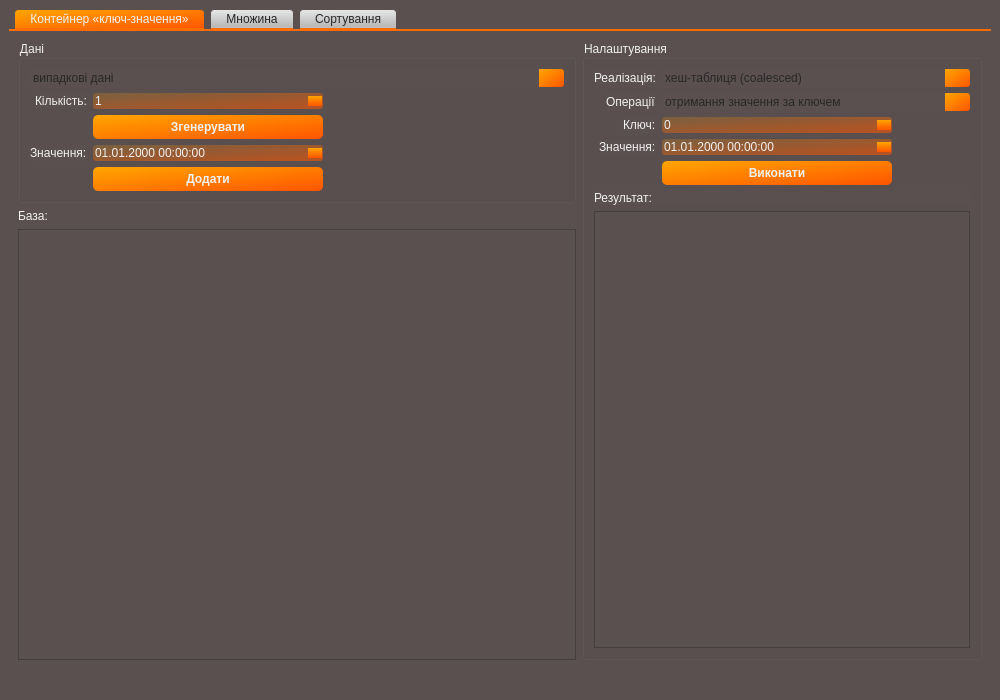
<?xml version="1.0" encoding="UTF-8"?>
<ui version="4.0">
 <class>MainWindow</class>
 <widget class="QMainWindow" name="MainWindow">
  <property name="geometry">
   <rect>
    <x>0</x>
    <y>0</y>
    <width>1000</width>
    <height>700</height>
   </rect>
  </property>
  <property name="windowTitle">
   <string>MainWindow</string>
  </property>
  <property name="styleSheet">
   <string notr="true">*{
	
	font: 10pt &quot;Arial&quot;;
	color: rgb(240, 240, 240);
	background-color: rgb(90, 80, 80)
}

/*BUTTON*/
QPushButton{
	background-color: qlineargradient(spread:pad, x1:0, y1:0, x2:1, y2:1, stop:0 rgba(255, 166, 0, 255), stop:1 rgba(255, 85, 0, 255));
border-radius:5px;
padding: 5px 15px;
font-weight:bold;
max-width:200px;
}
QPushButton:hover {
	background-color:qlineargradient(spread:pad, x1:0, y1:0, x2:1, y2:1, stop:0 rgba(255, 200, 96, 255), stop:1 rgba(255, 128, 65, 255));
}
QPushButton:pressed,
QPushButton:disabled{
	background-color: qlineargradient(spread:pad, x1:0, y1:0, x2:1, y2:1, stop:0 rgba(235, 146, 0, 160), stop:1 rgba(235, 65, 0, 180));
}

/*COMBOBOX*/
QComboBox {
	color: rgb(39, 39, 39);
    border-radius: 3px;
    padding: 1px 18px 1px 3px;
    min-width: 6em;
}
QComboBox:editable {
    background: white;
}
QComboBox:!editable, QComboBox::drop-down:editable {
     background: qlineargradient(x1: 0, y1: 0, x2: 0, y2: 1,
                                 stop: 0 #E1E1E1, stop: 0.4 #DDDDDD,
                                 stop: 0.5 #D8D8D8, stop: 1.0 #D3D3D3);
}
QComboBox:!editable:on, QComboBox::drop-down:editable:on {
    background: qlineargradient(x1: 0, y1: 0, x2: 0, y2: 1,
                                stop: 0 #D3D3D3, stop: 0.4 #D8D8D8,
                                stop: 0.5 #DDDDDD, stop: 1.0 #E1E1E1);
}
QComboBox::drop-down {
    subcontrol-origin: padding;
    subcontrol-position: top right;
    width: 25px;
border-top-right-radius:3px;
border-bottom-right-radius:3px;
	background-color:qlineargradient(spread:pad, x1:0, y1:0, x2:1, y2:1, stop:0 rgba(255, 166, 0, 255), stop:1 rgba(255, 85, 0, 255));
}

QComboBox::drop-down:hover {
	background-color: qlineargradient(spread:pad, x1:0, y1:0, x2:1, y2:1, stop:0 rgba(255, 200, 96, 255), stop:1 rgba(255, 128, 65, 255));
}


/*NUMBER PICKER*/
QSpinBox, QDateTimeEdit {
	background-color: qlineargradient(spread:pad, x1:0, y1:0, x2:1, y2:1, stop:0 rgba(255, 166, 0, 50), stop:1 rgba(255, 85, 0, 150));
border-radius:3px;
max-width:230px;
}
QSpinBox::up-button,QDateTimeEdit::up-button {
	background-color: qlineargradient(spread:pad, x1:0.507, y1:0, x2:0.532, y2:1, stop:0 rgba(255, 166, 0, 255), stop:1 rgba(255, 123, 0, 255));
}
QSpinBox::down-button,QDateTimeEdit::down-button {
	background-color: qlineargradient(spread:pad, x1:0.507, y1:0, x2:0.532, y2:1, stop:0 rgba(255, 123, 0, 255), stop:1 rgba(255, 85, 0, 255));
}
QDateTimeEdit::up-button:hover, QDateTimeEdit::down-button:hover,
QSpinBox::up-button:hover, QSpinBox::down-button:hover {
	background-color: rgb(255, 170, 85);
}
QDateTimeEdit::up-button:pressed,QDateTimeEdit::down-button:pressed,
QSpinBox::up-button:pressed,QSpinBox::down-button:pressed {
	background-color: rgb(200, 100, 0);
}


/*TABS*/
QTabWidget::pane { /* The tab widget frame */
    border-top: 2px solid rgb(255, 108, 0);
}
QTabWidget::tab-bar {
    left: 5px; /* move to the right by 5px */
}
QTabBar::tab {
	color: rgb(39, 39, 39);
    background: qlineargradient(spread:pad, x1:0.531925, y1:0.807, x2:0.523, y2:0, stop:0 rgba(187, 187, 187, 255), stop:1 rgba(232, 232, 232, 255)); 
    border-top-left-radius: 4px;
    border-top-right-radius: 4px;
    padding: 2px 15px;
margin-right:5px;
	border:1px solid rgb(90, 80, 80);
	border-bottom-color: rgb(255, 108, 0); /* same as the pane color */
}
QTabBar::tab:selected {
	color: rgb(240, 240, 240);
    background: qlineargradient(spread:pad, x1:0, y1:0, x2:1, y2:1, stop:0 rgba(255, 166, 0, 255), stop:1 rgba(255, 85, 0, 255))
}
QTabBar::tab:hover {
	color: rgb(240, 240, 240);
    background: qlineargradient(spread:pad, x1:0, y1:0, x2:1, y2:1, stop:0 rgba(255, 200, 96, 255), stop:1 rgba(255, 128, 65, 255));
}
/*SCROLL BAR*/
QScrollBar:vertical {
     border: none;
     background: rgb(70, 62, 62);
     width: 10px;
     margin: 20px 0;
 }

 QScrollBar::handle:verticall {
     background: qlineargradient(spread:pad, x1:0, y1:0, x2:1, y2:1, stop:0 rgba(255, 170, 0, 255), stop:1 rgba(255, 85, 0, 255));
border-radius:3px;
     min-height: 20px;
 }

 QScrollBar::add-line:vertical {
     background: qlineargradient(spread:pad, x1:0.701781, y1:1, x2:0.298, y2:0.0113636, stop:0.00497512 rgba(213, 213, 213, 255), stop:1 rgba(224, 224, 224, 255));
	border-radius:3px;
     height: 20px;
     subcontrol-position: bottom;
     subcontrol-origin: margin;
 }

 QScrollBar::sub-line:vertical {
     background: qlineargradient(spread:pad, x1:0.701781, y1:1, x2:0.298, y2:0.0113636, stop:0.00497512 rgba(213, 213, 213, 255), stop:1 rgba(224, 224, 224, 255));
	border-radius:3px;
     height: 20px;
     subcontrol-position: top;
     subcontrol-origin: margin;
 }

/*hor*/

QScrollBar:horizontal {
     border: none;
     background: rgb(70, 62, 62);
     height: 10px;
     margin: 0 20px;
 }

 QScrollBar::handle:horizontal {
     background: qlineargradient(spread:pad, x1:0, y1:0, x2:1, y2:1, stop:0 rgba(255, 170, 0, 255), stop:1 rgba(255, 85, 0, 255));
border-radius:3px;
     min-width: 20px;
 }

 QScrollBar::add-line:horizontal {
     background: qlineargradient(spread:pad, x1:0.701781, y1:1, x2:0.298, y2:0.0113636, stop:0.00497512 rgba(213, 213, 213, 255), stop:1 rgba(224, 224, 224, 255));
	border-radius:3px;
     width: 20px;
     subcontrol-position: right;
     subcontrol-origin: margin;
 }

 QScrollBar::sub-line:horizontal {
     background: qlineargradient(spread:pad, x1:0.701781, y1:1, x2:0.298, y2:0.0113636, stop:0.00497512 rgba(213, 213, 213, 255), stop:1 rgba(224, 224, 224, 255));
	border-radius:3px;
     width: 20px;
     subcontrol-position: left;
     subcontrol-origin: margin;
 }

 QScrollBar::add-page:vertical, QScrollBar::sub-page:vertical,
QScrollBar::add-page:horizontal, QScrollBar::sub-page:horizontal {
     background: none;
 }

/* List */
QListView {
    show-decoration-selected: 1; /* make the selection span the entire width of the view */
}

QListView::item {
    background: rgb(86, 76, 76);
margin-bottom: 2px;
}

QListView::item:hover {
    background: rgba(10, 0, 0,0.1);
}

QListView::item:selected {
    border: 1px solid rgb(240, 240, 240);;
    background: qlineargradient(spread:pad, x1:0, y1:0, x2:1, y2:1, stop:0 rgba(255, 166, 0, 240), stop:1 rgba(255, 85, 0, 240));
}
</string>
  </property>
  <widget class="QWidget" name="centralwidget">
   <layout class="QHBoxLayout" name="horizontalLayout_2">
    <item>
     <widget class="QTabWidget" name="tabWidget">
      <property name="currentIndex">
       <number>0</number>
      </property>
      <widget class="QWidget" name="tab">
       <attribute name="title">
        <string>Контейнер «ключ-значення»</string>
       </attribute>
       <layout class="QHBoxLayout" name="horizontalLayout">
        <item>
         <layout class="QVBoxLayout" name="verticalLayout_7">
          <item>
           <widget class="QGroupBox" name="groupBox_2">
            <property name="minimumSize">
             <size>
              <width>0</width>
              <height>0</height>
             </size>
            </property>
            <property name="maximumSize">
             <size>
              <width>16777215</width>
              <height>200</height>
             </size>
            </property>
            <property name="title">
             <string>Дані</string>
            </property>
            <layout class="QVBoxLayout" name="verticalLayout_5">
             <item>
              <layout class="QFormLayout" name="formLayout_2">
               <property name="labelAlignment">
                <set>Qt::AlignRight|Qt::AlignTrailing|Qt::AlignVCenter</set>
               </property>
               <item row="0" column="0" colspan="2">
                <widget class="QComboBox" name="KVReal_2">
                 <item>
                  <property name="text">
                   <string>випадкові дані</string>
                  </property>
                 </item>
                 <item>
                  <property name="text">
                   <string>додати своє значення</string>
                  </property>
                 </item>
                </widget>
               </item>
               <item row="1" column="0">
                <widget class="QLabel" name="randomGenLabel">
                 <property name="text">
                  <string>Кількість:</string>
                 </property>
                </widget>
               </item>
               <item row="1" column="1">
                <widget class="QSpinBox" name="randomGenCount1">
                 <property name="minimum">
                  <number>1</number>
                 </property>
                </widget>
               </item>
               <item row="2" column="1">
                <widget class="QPushButton" name="generateRandom1">
                 <property name="text">
                  <string>Згенерувати</string>
                 </property>
                </widget>
               </item>
               <item row="3" column="0">
                <widget class="QLabel" name="label_11">
                 <property name="enabled">
                  <bool>true</bool>
                 </property>
                 <property name="text">
                  <string>Значення:</string>
                 </property>
                </widget>
               </item>
               <item row="3" column="1">
                <widget class="QDateTimeEdit" name="dateTimeEdit1">
                 <property name="enabled">
                  <bool>true</bool>
                 </property>
                 <property name="displayFormat">
                  <string>dd.MM.yyyy hh:mm:ss</string>
                 </property>
                </widget>
               </item>
               <item row="4" column="1">
                <widget class="QPushButton" name="addDateTime1">
                 <property name="enabled">
                  <bool>true</bool>
                 </property>
                 <property name="text">
                  <string>Додати</string>
                 </property>
                </widget>
               </item>
              </layout>
             </item>
            </layout>
           </widget>
          </item>
          <item>
           <layout class="QVBoxLayout" name="verticalLayout_3">
            <item>
             <widget class="QLabel" name="label_9">
              <property name="text">
               <string>База:</string>
              </property>
             </widget>
            </item>
            <item>
             <widget class="QColumnView" name="columnView"/>
            </item>
           </layout>
          </item>
         </layout>
        </item>
        <item>
         <widget class="QGroupBox" name="groupBox1">
          <property name="maximumSize">
           <size>
            <width>400</width>
            <height>16777215</height>
           </size>
          </property>
          <property name="title">
           <string>Налаштування</string>
          </property>
          <layout class="QVBoxLayout" name="verticalLayout_2">
           <item>
            <layout class="QFormLayout" name="formLayout">
             <property name="labelAlignment">
              <set>Qt::AlignRight|Qt::AlignTrailing|Qt::AlignVCenter</set>
             </property>
             <item row="0" column="0">
              <widget class="QLabel" name="label_4">
               <property name="text">
                <string>Реалізація:</string>
               </property>
              </widget>
             </item>
             <item row="0" column="1">
              <widget class="QComboBox" name="KVReal">
               <item>
                <property name="text">
                 <string>хеш-таблиця (coalesced)</string>
                </property>
               </item>
               <item>
                <property name="text">
                 <string>хеш-таблиця (hopscotch)</string>
                </property>
               </item>
               <item>
                <property name="text">
                 <string>збалансоване дерево пошуку (AVL)</string>
                </property>
               </item>
               <item>
                <property name="text">
                 <string>збалансоване дерево пошуку (B+)</string>
                </property>
               </item>
               <item>
                <property name="text">
                 <string>впорядкований список (двозв'язний)</string>
                </property>
               </item>
               <item>
                <property name="text">
                 <string>впорядкований список (двозв'язний циклічний)</string>
                </property>
               </item>
               <item>
                <property name="text">
                 <string>std::map</string>
                </property>
               </item>
              </widget>
             </item>
             <item row="1" column="0">
              <widget class="QLabel" name="label_2">
               <property name="text">
                <string>Операції</string>
               </property>
              </widget>
             </item>
             <item row="1" column="1">
              <widget class="QComboBox" name="KVOperations">
               <item>
                <property name="text">
                 <string>отримання значення за ключем</string>
                </property>
               </item>
               <item>
                <property name="text">
                 <string>зміни значення за ключем</string>
                </property>
               </item>
               <item>
                <property name="text">
                 <string>додавання значення за ключем</string>
                </property>
               </item>
               <item>
                <property name="text">
                 <string>видалення значення за ключем</string>
                </property>
               </item>
               <item>
                <property name="text">
                 <string>отримання списку всіх ключів</string>
                </property>
               </item>
               <item>
                <property name="text">
                 <string>отримання списку всіх значень</string>
                </property>
               </item>
               <item>
                <property name="text">
                 <string>отримання списку всіх пар ключ-значення</string>
                </property>
               </item>
              </widget>
             </item>
             <item row="2" column="0">
              <widget class="QLabel" name="label_6">
               <property name="text">
                <string>Ключ:</string>
               </property>
              </widget>
             </item>
             <item row="2" column="1">
              <layout class="QVBoxLayout" name="verticalLayout">
               <item>
                <widget class="QSpinBox" name="KVKeyInt"/>
               </item>
              </layout>
             </item>
             <item row="3" column="0">
              <widget class="QLabel" name="label_7">
               <property name="text">
                <string>Значення:</string>
               </property>
              </widget>
             </item>
             <item row="3" column="1">
              <widget class="QDateTimeEdit" name="dateTimeEdit">
               <property name="displayFormat">
                <string>dd.MM.yyyy hh:mm:ss</string>
               </property>
              </widget>
             </item>
             <item row="4" column="1">
              <widget class="QPushButton" name="pushButton">
               <property name="text">
                <string>Виконати</string>
               </property>
              </widget>
             </item>
             <item row="5" column="0" colspan="2">
              <layout class="QVBoxLayout" name="verticalLayout_4">
               <item>
                <widget class="QLabel" name="label_8">
                 <property name="text">
                  <string>Результат:</string>
                 </property>
                </widget>
               </item>
               <item>
                <widget class="QPlainTextEdit" name="plainTextEdit_2">
                 <property name="enabled">
                  <bool>false</bool>
                 </property>
                 <property name="readOnly">
                  <bool>true</bool>
                 </property>
                </widget>
               </item>
              </layout>
             </item>
            </layout>
           </item>
          </layout>
         </widget>
        </item>
       </layout>
      </widget>
      <widget class="QWidget" name="tab_2">
       <attribute name="title">
        <string>Множина</string>
       </attribute>
       <layout class="QHBoxLayout" name="horizontalLayout_5">
        <item>
         <layout class="QVBoxLayout" name="verticalLayout_11">
          <item>
           <widget class="QGroupBox" name="groupBox_3">
            <property name="minimumSize">
             <size>
              <width>0</width>
              <height>0</height>
             </size>
            </property>
            <property name="maximumSize">
             <size>
              <width>16777215</width>
              <height>250</height>
             </size>
            </property>
            <property name="title">
             <string>Дані</string>
            </property>
            <layout class="QVBoxLayout" name="verticalLayout_6">
             <item>
              <layout class="QFormLayout" name="formLayout_4">
               <property name="labelAlignment">
                <set>Qt::AlignRight|Qt::AlignTrailing|Qt::AlignVCenter</set>
               </property>
               <item row="0" column="0" colspan="2">
                <widget class="QComboBox" name="KVReal_4">
                 <item>
                  <property name="text">
                   <string>випадкові дані</string>
                  </property>
                 </item>
                 <item>
                  <property name="text">
                   <string>ввести вручну</string>
                  </property>
                 </item>
                </widget>
               </item>
               <item row="1" column="0">
                <widget class="QLabel" name="label_17">
                 <property name="text">
                  <string>Кількість елементів множини А:</string>
                 </property>
                </widget>
               </item>
               <item row="1" column="1">
                <widget class="QSpinBox" name="spinBox_2"/>
               </item>
               <item row="2" column="0">
                <widget class="QLabel" name="label_21">
                 <property name="text">
                  <string>Кількість елементів множини В:</string>
                 </property>
                </widget>
               </item>
               <item row="2" column="1">
                <widget class="QSpinBox" name="spinBox_3"/>
               </item>
               <item row="3" column="1">
                <widget class="QPushButton" name="pushButton_6">
                 <property name="text">
                  <string>Згенерувати</string>
                 </property>
                </widget>
               </item>
               <item row="4" column="0">
                <widget class="QLabel" name="label">
                 <property name="text">
                  <string>Додати до</string>
                 </property>
                </widget>
               </item>
               <item row="4" column="1">
                <widget class="QComboBox" name="KVReal_5">
                 <item>
                  <property name="text">
                   <string>множини А</string>
                  </property>
                 </item>
                 <item>
                  <property name="text">
                   <string>множини В</string>
                  </property>
                 </item>
                </widget>
               </item>
               <item row="5" column="0">
                <widget class="QLabel" name="label_18">
                 <property name="text">
                  <string>Значення:</string>
                 </property>
                </widget>
               </item>
               <item row="5" column="1">
                <widget class="QDateTimeEdit" name="dateTimeEdit_4">
                 <property name="displayFormat">
                  <string>dd.MM.yyyy hh:mm:ss</string>
                 </property>
                </widget>
               </item>
               <item row="6" column="1">
                <widget class="QPushButton" name="pushButton_5">
                 <property name="text">
                  <string>Додати</string>
                 </property>
                </widget>
               </item>
              </layout>
             </item>
            </layout>
           </widget>
          </item>
          <item>
           <layout class="QHBoxLayout" name="horizontalLayout_4">
            <item>
             <layout class="QVBoxLayout" name="verticalLayout_12">
              <item>
               <widget class="QLabel" name="label_19">
                <property name="text">
                 <string>Множина А:</string>
                </property>
               </widget>
              </item>
              <item>
               <widget class="QColumnView" name="columnView_2"/>
              </item>
             </layout>
            </item>
            <item>
             <layout class="QVBoxLayout" name="verticalLayout_13">
              <item>
               <widget class="QLabel" name="label_20">
                <property name="text">
                 <string>Множина В:</string>
                </property>
               </widget>
              </item>
              <item>
               <widget class="QColumnView" name="columnView_3"/>
              </item>
             </layout>
            </item>
           </layout>
          </item>
         </layout>
        </item>
        <item>
         <widget class="QGroupBox" name="groupBox1_2">
          <property name="minimumSize">
           <size>
            <width>0</width>
            <height>0</height>
           </size>
          </property>
          <property name="maximumSize">
           <size>
            <width>400</width>
            <height>16777215</height>
           </size>
          </property>
          <property name="title">
           <string>Налаштування</string>
          </property>
          <layout class="QVBoxLayout" name="verticalLayout_8">
           <item>
            <layout class="QFormLayout" name="formLayout_3">
             <property name="labelAlignment">
              <set>Qt::AlignRight|Qt::AlignTrailing|Qt::AlignVCenter</set>
             </property>
             <item row="0" column="0">
              <widget class="QLabel" name="label_12">
               <property name="text">
                <string>Реалізація:</string>
               </property>
              </widget>
             </item>
             <item row="0" column="1">
              <widget class="QComboBox" name="KVReal_3">
               <item>
                <property name="text">
                 <string>хеш-таблиця</string>
                </property>
               </item>
               <item>
                <property name="text">
                 <string>збалансоване дерево пошуку</string>
                </property>
               </item>
               <item>
                <property name="text">
                 <string>впорядкований список</string>
                </property>
               </item>
              </widget>
             </item>
             <item row="1" column="0" colspan="2">
              <widget class="QLabel" name="label_13">
               <property name="text">
                <string>Операції у множинах:</string>
               </property>
              </widget>
             </item>
             <item row="2" column="0" colspan="2">
              <widget class="QComboBox" name="KVOperations_2">
               <item>
                <property name="text">
                 <string>перевірки належності елемента множині</string>
                </property>
               </item>
               <item>
                <property name="text">
                 <string>додати елемент</string>
                </property>
               </item>
               <item>
                <property name="text">
                 <string>вилучити елемент</string>
                </property>
               </item>
              </widget>
             </item>
             <item row="3" column="0">
              <widget class="QLabel" name="label_14">
               <property name="text">
                <string>Ключ:</string>
               </property>
              </widget>
             </item>
             <item row="3" column="1">
              <layout class="QVBoxLayout" name="verticalLayout_9">
               <item>
                <widget class="QSpinBox" name="KVKeyInt_2"/>
               </item>
               <item>
                <widget class="QDateTimeEdit" name="KVKeyDate_2">
                 <property name="displayFormat">
                  <string>dd.MM.yyyy hh:mm:ss</string>
                 </property>
                </widget>
               </item>
              </layout>
             </item>
             <item row="4" column="0">
              <widget class="QLabel" name="label_15">
               <property name="text">
                <string>Значення:</string>
               </property>
              </widget>
             </item>
             <item row="4" column="1">
              <widget class="QDateTimeEdit" name="dateTimeEdit_3">
               <property name="displayFormat">
                <string>dd.MM.yyyy hh:mm:ss</string>
               </property>
              </widget>
             </item>
             <item row="5" column="0" colspan="2">
              <widget class="QLabel" name="label_22">
               <property name="text">
                <string>Операції над множинами:</string>
               </property>
              </widget>
             </item>
             <item row="6" column="0" colspan="2">
              <widget class="QComboBox" name="KVOperations_3">
               <item>
                <property name="text">
                 <string>об’єднання  (A U B)</string>
                </property>
               </item>
               <item>
                <property name="text">
                 <string>перетин  (A ^ B)</string>
                </property>
               </item>
               <item>
                <property name="text">
                 <string>різниця  (A / B)</string>
                </property>
               </item>
               <item>
                <property name="text">
                 <string>симетрична різниця (A Δ B)</string>
                </property>
               </item>
              </widget>
             </item>
             <item row="8" column="0" colspan="2">
              <layout class="QVBoxLayout" name="verticalLayout_10">
               <item>
                <widget class="QLabel" name="label_16">
                 <property name="text">
                  <string>Результат:</string>
                 </property>
                </widget>
               </item>
               <item>
                <widget class="QPlainTextEdit" name="plainTextEdit_3">
                 <property name="readOnly">
                  <bool>true</bool>
                 </property>
                </widget>
               </item>
              </layout>
             </item>
             <item row="7" column="1">
              <widget class="QPushButton" name="pushButton_3">
               <property name="text">
                <string>Виконати</string>
               </property>
              </widget>
             </item>
            </layout>
           </item>
          </layout>
         </widget>
        </item>
       </layout>
      </widget>
      <widget class="QWidget" name="tab_3">
       <attribute name="title">
        <string>Сортування</string>
       </attribute>
       <layout class="QHBoxLayout" name="horizontalLayout_6">
        <item>
         <layout class="QVBoxLayout" name="verticalLayout_14">
          <item>
           <widget class="QGroupBox" name="groupBox_4">
            <property name="minimumSize">
             <size>
              <width>0</width>
              <height>0</height>
             </size>
            </property>
            <property name="maximumSize">
             <size>
              <width>16777215</width>
              <height>200</height>
             </size>
            </property>
            <property name="title">
             <string>Дані</string>
            </property>
            <layout class="QVBoxLayout" name="verticalLayout_15">
             <item>
              <layout class="QFormLayout" name="formLayout_5">
               <property name="labelAlignment">
                <set>Qt::AlignRight|Qt::AlignTrailing|Qt::AlignVCenter</set>
               </property>
               <item row="0" column="0" colspan="2">
                <widget class="QComboBox" name="KVReal_6">
                 <item>
                  <property name="text">
                   <string>випадкові дані</string>
                  </property>
                 </item>
                 <item>
                  <property name="text">
                   <string>ввести вручну</string>
                  </property>
                 </item>
                </widget>
               </item>
               <item row="1" column="0">
                <widget class="QLabel" name="label_23">
                 <property name="text">
                  <string>Кількість:</string>
                 </property>
                </widget>
               </item>
               <item row="1" column="1">
                <widget class="QSpinBox" name="spinBox_4">
                 <property name="minimum">
                  <number>1</number>
                 </property>
                </widget>
               </item>
               <item row="2" column="1">
                <widget class="QPushButton" name="pushButton_8">
                 <property name="text">
                  <string>Згенерувати</string>
                 </property>
                </widget>
               </item>
               <item row="3" column="0">
                <widget class="QLabel" name="label_24">
                 <property name="text">
                  <string>Значення:</string>
                 </property>
                </widget>
               </item>
               <item row="3" column="1">
                <widget class="QDateTimeEdit" name="dateTimeEdit_5">
                 <property name="displayFormat">
                  <string>dd.MM.yyyy hh:mm:ss</string>
                 </property>
                </widget>
               </item>
               <item row="4" column="1">
                <widget class="QPushButton" name="pushButton_7">
                 <property name="text">
                  <string>Додати</string>
                 </property>
                </widget>
               </item>
              </layout>
             </item>
            </layout>
           </widget>
          </item>
          <item>
           <layout class="QVBoxLayout" name="verticalLayout_16">
            <item>
             <widget class="QLabel" name="label_25">
              <property name="text">
               <string>База:</string>
              </property>
             </widget>
            </item>
            <item>
             <widget class="QColumnView" name="columnView_4"/>
            </item>
           </layout>
          </item>
         </layout>
        </item>
        <item>
         <widget class="QGroupBox" name="groupBox1_3">
          <property name="maximumSize">
           <size>
            <width>400</width>
            <height>16777215</height>
           </size>
          </property>
          <property name="title">
           <string>Налаштування</string>
          </property>
          <layout class="QVBoxLayout" name="verticalLayout_17">
           <item>
            <layout class="QFormLayout" name="formLayout_6">
             <property name="labelAlignment">
              <set>Qt::AlignRight|Qt::AlignTrailing|Qt::AlignVCenter</set>
             </property>
             <item row="0" column="0">
              <widget class="QLabel" name="label_26">
               <property name="text">
                <string>Реалізація:</string>
               </property>
              </widget>
             </item>
             <item row="0" column="1">
              <widget class="QComboBox" name="KVReal_7">
               <item>
                <property name="text">
                 <string>збалансоване дерево пошуку</string>
                </property>
               </item>
               <item>
                <property name="text">
                 <string>впорядкований список</string>
                </property>
               </item>
              </widget>
             </item>
             <item row="1" column="0">
              <widget class="QLabel" name="label_3">
               <property name="text">
                <string>Операції:</string>
               </property>
              </widget>
             </item>
             <item row="1" column="1">
              <widget class="QComboBox" name="KVOperations_4">
               <item>
                <property name="text">
                 <string>додавання елемента до контейнера</string>
                </property>
               </item>
               <item>
                <property name="text">
                 <string>сортування контейнера за заданим критерієм</string>
                </property>
               </item>
               <item>
                <property name="text">
                 <string>отримання заданої кількості елементів з кінця</string>
                </property>
               </item>
               <item>
                <property name="text">
                 <string>отримання заданої кількості елементів з початку</string>
                </property>
               </item>
               <item>
                <property name="text">
                 <string>отримання заданої кількості елементів з середини</string>
                </property>
               </item>
               <item>
                <property name="text">
                 <string>отримання заданої кількості елементів з заданої позиції</string>
                </property>
               </item>
              </widget>
             </item>
             <item row="2" column="0">
              <widget class="QLabel" name="label_28">
               <property name="text">
                <string>Значення:</string>
               </property>
              </widget>
             </item>
             <item row="2" column="1">
              <widget class="QDateTimeEdit" name="dateTimeEdit_6">
               <property name="displayFormat">
                <string>dd.MM.yyyy hh:mm:ss</string>
               </property>
              </widget>
             </item>
             <item row="3" column="0">
              <widget class="QLabel" name="label_30">
               <property name="text">
                <string>Критерій:</string>
               </property>
              </widget>
             </item>
             <item row="3" column="1">
              <widget class="QComboBox" name="KVKeytype_2">
               <item>
                <property name="text">
                 <string>ключ</string>
                </property>
               </item>
               <item>
                <property name="text">
                 <string>DateTime</string>
                </property>
               </item>
               <item>
                <property name="text">
                 <string>year</string>
                </property>
               </item>
               <item>
                <property name="text">
                 <string>month</string>
                </property>
               </item>
               <item>
                <property name="text">
                 <string>day</string>
                </property>
               </item>
               <item>
                <property name="text">
                 <string>hour</string>
                </property>
               </item>
               <item>
                <property name="text">
                 <string>minute</string>
                </property>
               </item>
               <item>
                <property name="text">
                 <string>second</string>
                </property>
               </item>
              </widget>
             </item>
             <item row="4" column="0">
              <widget class="QLabel" name="label_27">
               <property name="text">
                <string>Позиція:</string>
               </property>
              </widget>
             </item>
             <item row="4" column="1">
              <layout class="QVBoxLayout" name="verticalLayout_18">
               <item>
                <widget class="QSpinBox" name="KVKeyInt_3"/>
               </item>
              </layout>
             </item>
             <item row="6" column="0" colspan="2">
              <layout class="QVBoxLayout" name="verticalLayout_19">
               <item>
                <widget class="QLabel" name="label_29">
                 <property name="text">
                  <string>Результат:</string>
                 </property>
                </widget>
               </item>
               <item>
                <widget class="QPlainTextEdit" name="plainTextEdit_4">
                 <property name="readOnly">
                  <bool>true</bool>
                 </property>
                </widget>
               </item>
              </layout>
             </item>
             <item row="5" column="1">
              <widget class="QPushButton" name="pushButton_9">
               <property name="text">
                <string>Виконати</string>
               </property>
              </widget>
             </item>
            </layout>
           </item>
          </layout>
         </widget>
        </item>
       </layout>
      </widget>
     </widget>
    </item>
   </layout>
  </widget>
  <widget class="QStatusBar" name="statusbar"/>
  <action name="action">
   <property name="text">
    <string>Рандом</string>
   </property>
  </action>
  <action name="action_2">
   <property name="text">
    <string>Своя</string>
   </property>
  </action>
 </widget>
 <resources/>
 <connections/>
</ui>
